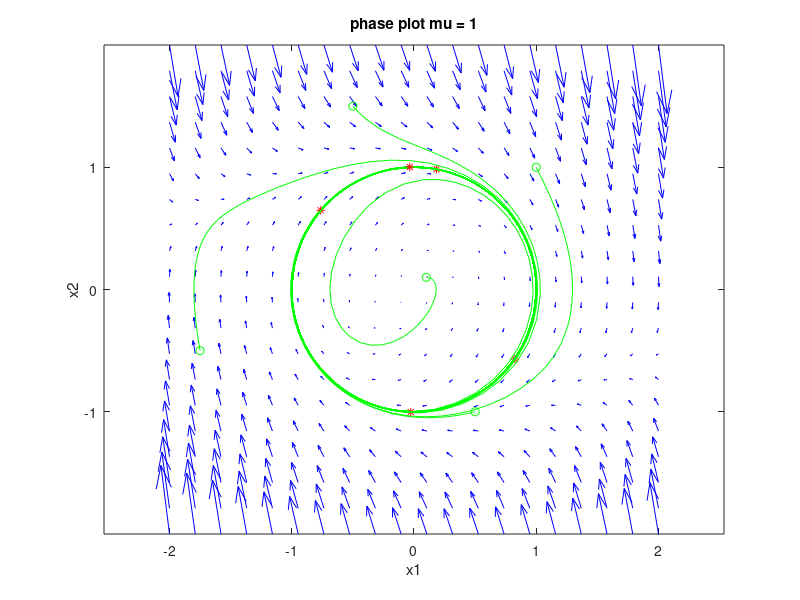

MATLAB code for this plot:
clc
clear
close all

% define number of grid points
N = 20;

% define our function of differential equaitons
% f @(t, X) [X1dot; X2dot];
mu = 1;  % 
f = @(t, X) [X(2); (mu - X(1)^2 - X(2)^2)*X(2) - X(1)];

% create a grid where we will evaluate the function derivatives
x1 = linspace(-2, 2, N);  % from -5 to 5 on the x1 axis with N points
x2 = linspace(-2, 2, N);  % same^

% create a meshgrid (two NxN matrices), one for all the x values on the
% grid and one for all the y values on the grid
[x,y] = meshgrid(x1,x2);

% create u matrix to hold values of X1dot at each x and y position in the
% grid
u = zeros(size(x));
% create v matrix to hold values of X2dot at each x and y position in the
% grid
v = zeros(size(y));

% evaluate the Xdot at each point in the grid
t=0;  
for i = 1:numel(x)
    Xdot = f(t, [x(i); y(i)]);
    u(i) = Xdot(1);
    v(i) = Xdot(2);
end


% plot phase plot using quiver
figure(1), clf
quiver(x,y,u,v,'b', 'AutoScaleFactor', 2.0);
xlabel('x1')
ylabel('x2')
title('phase plot mu = 1')
axis tight equal;


% plot solutions on plot
hold on
X0 = [1, 1]';  % define initial x1 and x2 locations
tspan = [0, 100];  % lets see solutions from time t = 0 to 10

% solve using ode45
[ts, xs] = ode45(f, tspan, X0);
plot(xs(:,1), xs(:,2), 'g')
plot(xs(1,1),xs(1,2),'go') % starting point
plot(xs(end,1),xs(end,2),'r*') % ending point

[ts, xs] = ode45(f, tspan, [0.5; -1]);
plot(xs(:,1), xs(:,2), 'g')
plot(xs(1,1),xs(1,2),'go') % starting point
plot(xs(end,1),xs(end,2),'r*') % ending point

[ts, xs] = ode45(f, tspan, [-1.75; -0.5]);
plot(xs(:,1), xs(:,2), 'g')
plot(xs(1,1),xs(1,2),'go') % starting point
plot(xs(end,1),xs(end,2),'r*') % ending point

[ts, xs] = ode45(f, tspan, [-0.5; 1.5]);
plot(xs(:,1), xs(:,2), 'g')
plot(xs(1,1),xs(1,2),'go') % starting point
plot(xs(end,1),xs(end,2),'r*') % ending point

[ts, xs] = ode45(f, tspan, [0.1; 0.1]);
plot(xs(:,1), xs(:,2), 'g')
plot(xs(1,1),xs(1,2),'go') % starting point
plot(xs(end,1),xs(end,2),'r*') % ending point

